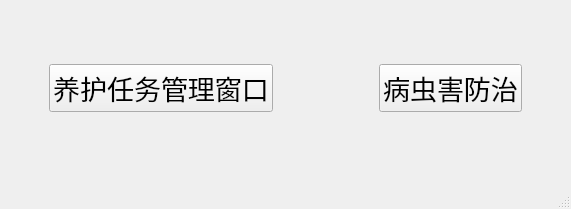
<?xml version="1.0" encoding="UTF-8"?>
<ui version="4.0">
 <class>MainWindow</class>
 <widget class="QMainWindow" name="MainWindow">
  <property name="geometry">
   <rect>
    <x>0</x>
    <y>0</y>
    <width>571</width>
    <height>209</height>
   </rect>
  </property>
  <property name="font">
   <font>
    <pointsize>18</pointsize>
   </font>
  </property>
  <property name="windowTitle">
   <string>MainWindow</string>
  </property>
  <widget class="QWidget" name="centralwidget">
   <property name="font">
    <font>
     <pointsize>20</pointsize>
    </font>
   </property>
   <layout class="QHBoxLayout" name="horizontalLayout_2">
    <item>
     <layout class="QHBoxLayout" name="horizontalLayout" stretch="0,1,100,1,0">
      <item>
       <spacer name="horizontalSpacer_2">
        <property name="orientation">
         <enum>Qt::Horizontal</enum>
        </property>
        <property name="sizeHint" stdset="0">
         <size>
          <width>40</width>
          <height>20</height>
         </size>
        </property>
       </spacer>
      </item>
      <item>
       <widget class="QPushButton" name="pushButton">
        <property name="text">
         <string>养护任务管理窗口</string>
        </property>
       </widget>
      </item>
      <item>
       <spacer name="horizontalSpacer">
        <property name="orientation">
         <enum>Qt::Horizontal</enum>
        </property>
        <property name="sizeHint" stdset="0">
         <size>
          <width>40</width>
          <height>20</height>
         </size>
        </property>
       </spacer>
      </item>
      <item>
       <widget class="QPushButton" name="pushButton_2">
        <property name="text">
         <string>病虫害防治</string>
        </property>
       </widget>
      </item>
      <item>
       <spacer name="horizontalSpacer_3">
        <property name="orientation">
         <enum>Qt::Horizontal</enum>
        </property>
        <property name="sizeHint" stdset="0">
         <size>
          <width>40</width>
          <height>20</height>
         </size>
        </property>
       </spacer>
      </item>
     </layout>
    </item>
   </layout>
  </widget>
  <widget class="QStatusBar" name="statusbar"/>
 </widget>
 <resources/>
 <connections/>
</ui>
